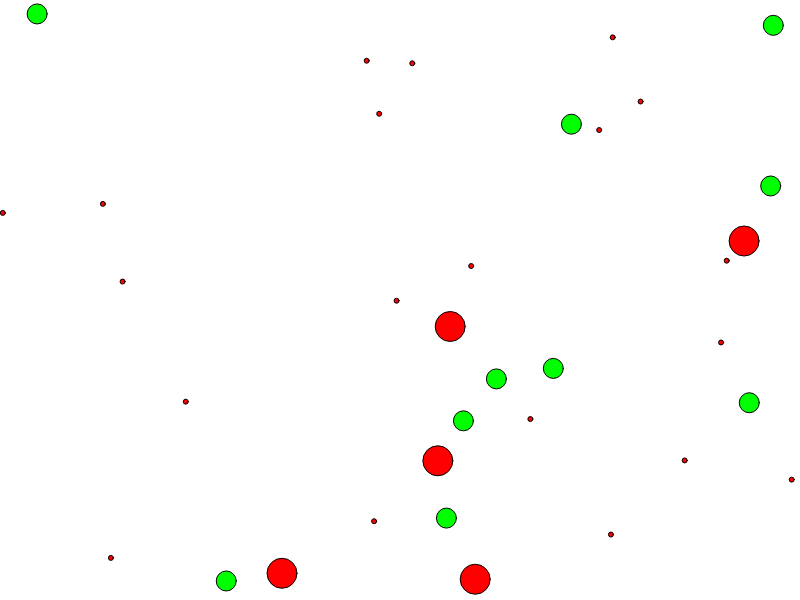
Frame 1 (no input)
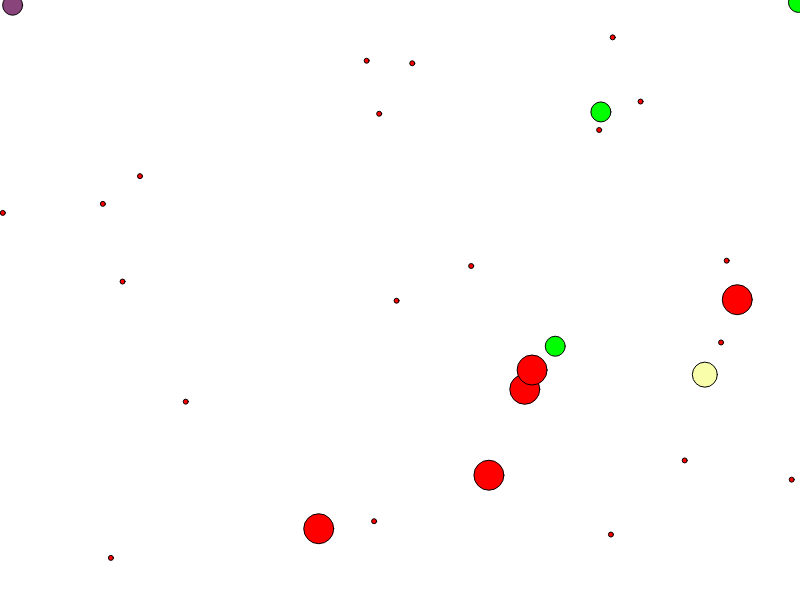
Frame 60 (no input)
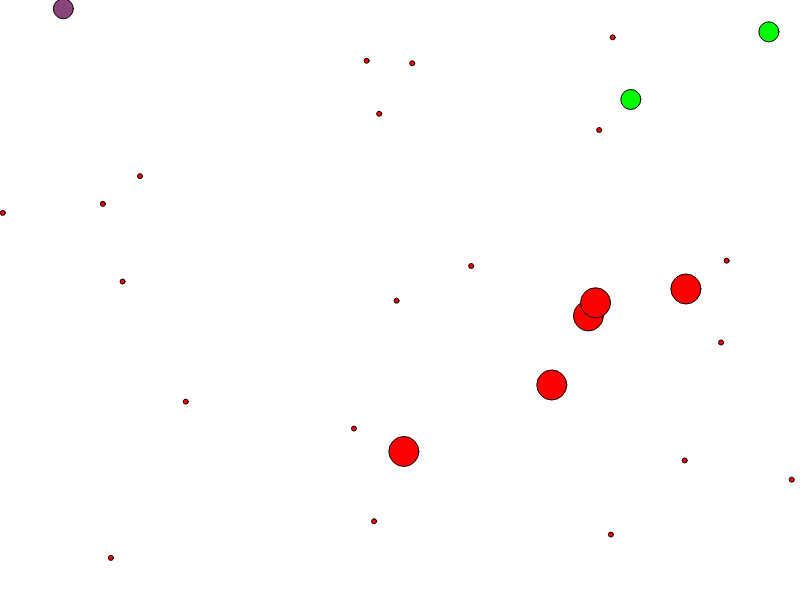
Frame 120 (the mouse pressed at the canvas centre since frame 60)

The p5.js sketch that drew these frames (run headless with seeded random() and noise() and a simulated clock; from frame 60 on, the mouse is pressed at the canvas centre):

// p5.js sketch
// ── sketch.js
let bacteria = [];
let food = [];
let predators = [];
let dnaBases = ["A", "T", "C", "G"];
let gravity = 0.1;

function setup() {
  createCanvas(800, 600);
  for (let i = 0; i < 10; i++) {
    let bacterium = {
      position: createVector(random(width), random(height)),
      velocity: createVector(random(-1, 1), random(-1, 1)),
      dna: generateDNA(50),
      size: 20,
      limbs: 0,
      speed: 1,
      color: color(0, 255, 0),
      age: 0,
      energy: 100
    };
    bacteria.push(bacterium);
  }
  for (let i = 0; i < 20; i++) {
    food.push(createVector(random(width), random(height)));
  }
  for (let i = 0; i < 5; i++) {
    let predator = {
      position: createVector(random(width), random(height)),
      velocity: createVector(random(-1, 1), random(-1, 1)),
      size: 30,
      speed: 2,
      color: color(255, 0, 0)
    };
    predators.push(predator);
  }
}

function draw() {
  background(255);
  drawFood();
  drawBacteria();
  drawPredators();
  moveBacteria();
  movePredators();
  applyGravity();
  checkCollisions();
  ageBacteria();
  checkFood();
  checkPredators();
  reproduceBacteria();
}

function drawFood() {
  fill(255, 0, 0);
  for (let f of food) {
    ellipse(f.x, f.y, 5, 5);
  }
}

function drawBacteria() {
  for (let bacterium of bacteria) {
    fill(bacterium.color);
    ellipse(bacterium.position.x, bacterium.position.y, bacterium.size, bacterium.size);
    for (let i = 0; i < bacterium.limbs; i++) {
      let angle = TWO_PI / bacterium.limbs * i;
      let x = bacterium.position.x + cos(angle) * bacterium.size;
      let y = bacterium.position.y + sin(angle) * bacterium.size;
      ellipse(x, y, bacterium.size / 2, bacterium.size / 2);
    }
  }
}

function drawPredators() {
  for (let predator of predators) {
    fill(predator.color);
    ellipse(predator.position.x, predator.position.y, predator.size, predator.size);
  }
}

function moveBacteria() {
  for (let bacterium of bacteria) {
    bacterium.position.add(p5.Vector.mult(bacterium.velocity, bacterium.speed));
    if (bacterium.position.x < 0 || bacterium.position.x > width) {
      bacterium.velocity.x *= -1;
    }
    if (bacterium.position.y < 0 || bacterium.position.y > height) {
      bacterium.velocity.y *= -1;
    }
    if (random(1) < 0.01) {
      mutate(bacterium);
    }
  }
}

function movePredators() {
  for (let predator of predators) {
    // Make predators chase the nearest bacterium
    let nearestBacterium = null;
    let minDist = Infinity;
    for (let bacterium of bacteria) {
      let d = dist(predator.position.x, predator.position.y, bacterium.position.x, bacterium.position.y);
      if (d < minDist) {
        minDist = d;
        nearestBacterium = bacterium;
      }
    }
    if (nearestBacterium) {
      let direction = p5.Vector.sub(nearestBacterium.position, predator.position).normalize();
      predator.velocity = direction.mult(predator.speed);
    }
    predator.position.add(predator.velocity);
    if (predator.position.x < 0 || predator.position.x > width) {
      predator.velocity.x *= -1;
    }
    if (predator.position.y < 0 || predator.position.y > height) {
      predator.velocity.y *= -1;
    }
  }
}

function applyGravity() {
  for (let bacterium of bacteria) {
    bacterium.position.y += gravity;
    if (bacterium.position.y > height) {
      bacterium.position.y = height;
      bacterium.velocity.y *= -1;
    }
  }
}

function checkCollisions() {
  for (let i = 0; i < bacteria.length; i++) {
    for (let j = i + 1; j < bacteria.length; j++) {
      let d = dist(bacteria[i].position.x, bacteria[i].position.y, bacteria[j].position.x, bacteria[j].position.y);
      if (d < (bacteria[i].size + bacteria[j].size) / 2) {
        bacteria[i].velocity.mult(-1);
        bacteria[j].velocity.mult(-1);
        mutate(bacteria[i]);
        mutate(bacteria[j]);
      }
    }
  }
}

function mousePressed() {
  for (let bacterium of bacteria) {
    let d = dist(mouseX, mouseY, bacterium.position.x, bacterium.position.y);
    if (d < bacterium.size / 2) {
      console.log("DNA Sequence: " + bacterium.dna);
    }
  }
}

function generateDNA(length) {
  let dna = "";
  for (let i = 0; i < length; i++) {
    dna += random(dnaBases);
  }
  return dna;
}

function mutate(bacterium) {
  let mutationType = random(["grow", "speed", "limb", "shrink", "slow", "color"]);
  if (mutationType === "grow") {
    bacterium.size += 5;
  } else if (mutationType === "speed") {
    bacterium.speed += 0.5;
  } else if (mutationType === "limb") {
    bacterium.limbs += 1;
  } else if (mutationType === "shrink") {
    bacterium.size = max(5, bacterium.size - 5);
  } else if (mutationType === "slow") {
    bacterium.speed = max(0.5, bacterium.speed - 0.5);
  } else if (mutationType === "color") {
    bacterium.color = color(random(255), random(255), random(255));
  }
}

function mutateDNA(dna) {
  let index = floor(random(dna.length));
  let newBase = random(dnaBases);
  return dna.substring(0, index) + newBase + dna.substring(index + 1);
}

function ageBacteria() {
  for (let bacterium of bacteria) {
    bacterium.age += 1;
    bacterium.energy -= 0.1;
    if (bacterium.age > 500) {
      bacterium.size = max(5, bacterium.size - 0.1);
    }
    if (bacterium.energy <= 0) {
      bacteria.splice(bacteria.indexOf(bacterium), 1);
    }
  }
}

function checkFood() {
  for (let bacterium of bacteria) {
    for (let i = food.length - 1; i >= 0; i--) {
      let d = dist(bacterium.position.x, bacterium.position.y, food[i].x, food[i].y);
      if (d < bacterium.size / 2) {
        bacterium.energy += 50;
        food.splice(i, 1);
        food.push(createVector(random(width), random(height)));
      }
    }
  }
}

function checkPredators() {
  for (let i = bacteria.length - 1; i >= 0; i--) {
    for (let predator of predators) {
      let d = dist(bacteria[i].position.x, bacteria[i].position.y, predator.position.x, predator.position.y);
      if (d < (bacteria[i].size + predator.size) / 2) {
        bacteria.splice(i, 1);
        break;
      }
    }
  }
}

function reproduceBacteria() {
  for (let bacterium of bacteria) {
    if (bacterium.energy > 200) {
      let newBacterium = {
        position: bacterium.position.copy(),
        velocity: createVector(random(-1, 1), random(-1, 1)),
        dna: mutateDNA(bacterium.dna),
        size: bacterium.size,
        limbs: bacterium.limbs,
        speed: bacterium.speed,
        color: bacterium.color,
        age: 0,
        energy: bacterium.energy / 2
      };
      bacterium.energy /= 2;
      bacteria.push(newBacterium);
    }
  }
}
